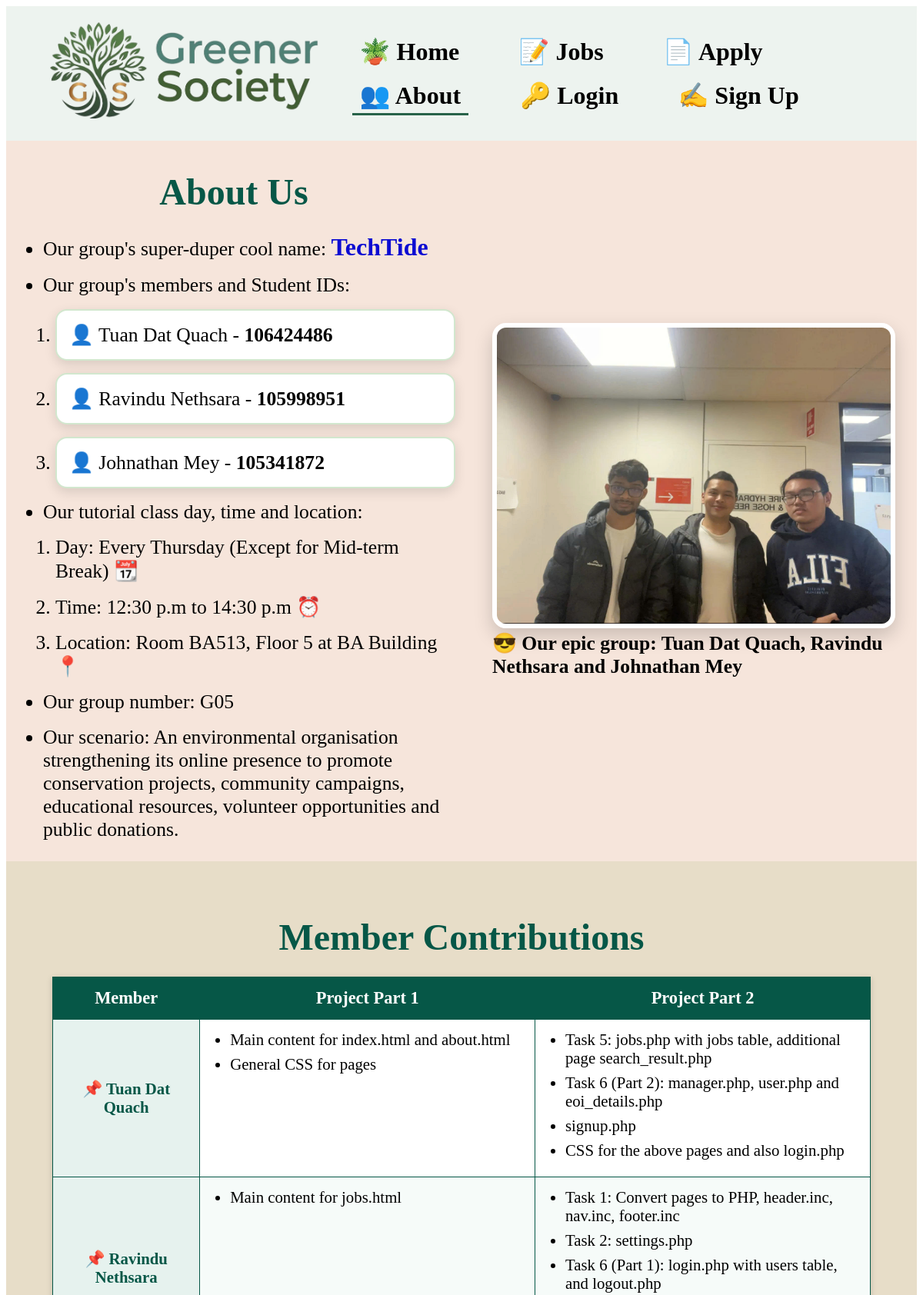
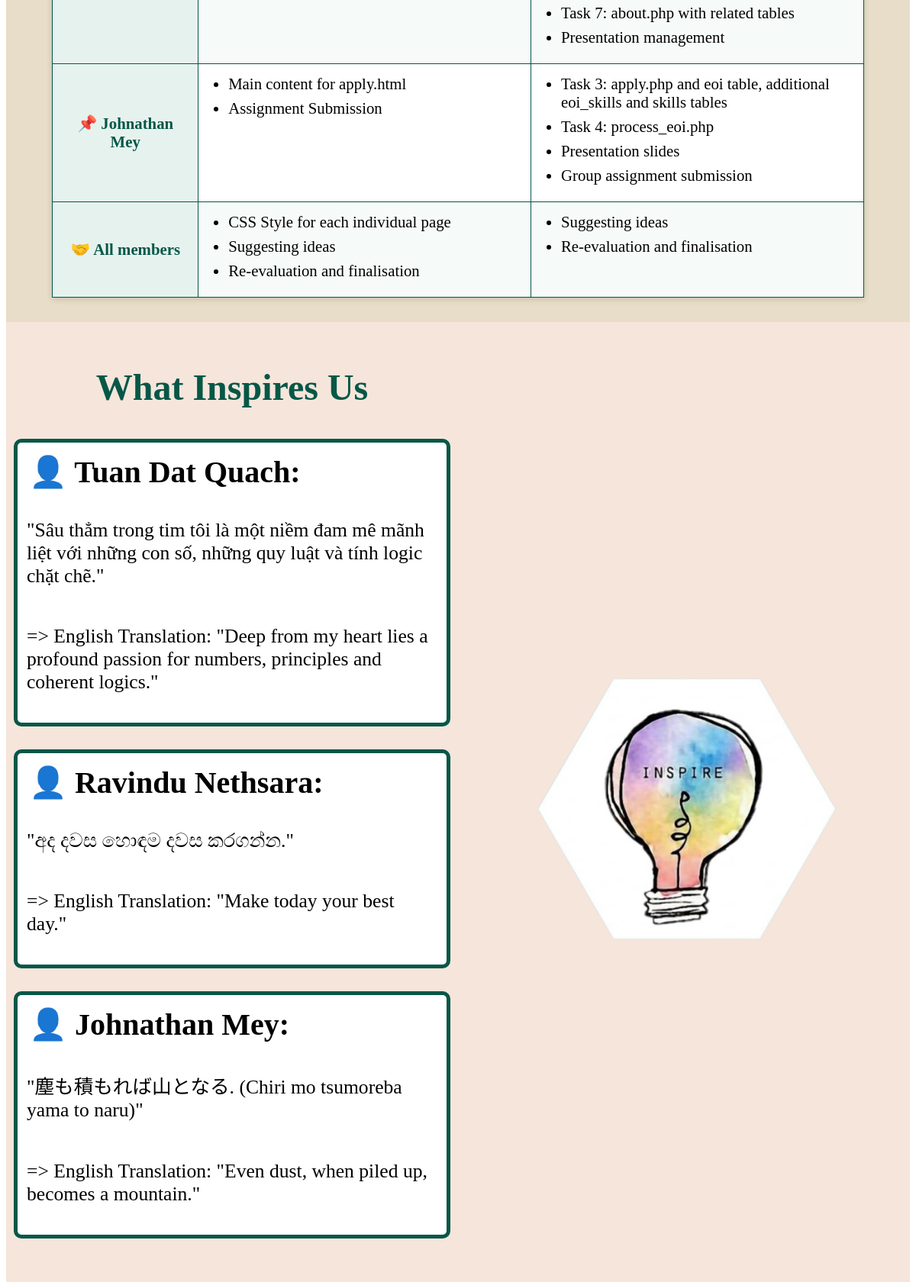
Page /about.php (upper part) on the committed database (2 pictures, top to bottom).
### tables this page shows
CREATE TABLE `group_details` (
  `id` int(11) NOT NULL,
  `group_name` varchar(50) NOT NULL,
  `tutorial_day` varchar(100) NOT NULL,
  `tutorial_time` varchar(50) NOT NULL,
  `tutorial_location` varchar(100) NOT NULL,
  `group_number` varchar(10) NOT NULL,
  `scenario` text NOT NULL,
  `group_photo` varchar(255) NOT NULL
);

CREATE TABLE `team_members` (
  `id` int(11) NOT NULL,
  `name` varchar(100) NOT NULL,
  `student_id` varchar(30) NOT NULL,
  `quote_original` text NOT NULL,
  `quote_translation` text NOT NULL
);

### about.php (the view, shortened to what this page needs)
<?php
require_once 'settings.php';
function escape_html($text) {
    return htmlspecialchars($text ?? '', ENT_QUOTES, 'UTF-8');
}
function build_task_list_html($tasks_by_project, $project_number) {
    $list_html = '<ul>';
    foreach ($tasks_by_project[$project_number] as $task_description) {
        $list_html .= '<li>' . escape_html($task_description) . '</li>';
    }
    return $list_html . '</ul>';
}
function build_member_names_sentence($member_names) {
    $name_count = count($member_names);
    $last_member_name = array_pop($member_names);
    return implode(', ', $member_names) . ' and ' . $last_member_name;
}
$group_details = [];
$group_query_result = mysqli_query($conn, "SELECT * FROM group_details LIMIT 1");
if ($group_query_result) {
    $group_details = mysqli_fetch_assoc($group_query_result) ?: [];
}
$team_members = [];
$members_query_result = mysqli_query($conn, "SELECT id, name, student_id, quote_original, quote_translation FROM team_members ORDER BY id ASC");
while ($members_query_result && $member_row = mysqli_fetch_assoc($members_query_result)) {
    $team_members[] = $member_row;
}
$member_names = array_column($team_members, 'name');
$member_names_sentence = build_member_names_sentence($member_names);
$group_photo_caption = 'Our epic group';
if ($member_names_sentence !== '') {
    $group_photo_caption .= ': ' . $member_names_sentence;
}
$group_photo_alt_text = 'Group photo of ' . ($group_details['group_number'] ?? '') . ' - ' . ($group_details['group_name'] ?? '');
$contributions_by_member = [];
$contributions_query_result = mysqli_query($conn, "SELECT member_id, project, task FROM member_contributions ORDER BY project, id");
while ($contributions_query_result && $contribution_row = mysqli_fetch_assoc($contributions_query_result)) {
    $contributions_by_member[$contribution_row['member_id']][$contribution_row['project']][] = $contribution_row['task'];
}
$shared_tasks_by_project = [];
$shared_query_result = mysqli_query($conn, "SELECT project, task FROM shared_tasks ORDER BY project, id");
while ($shared_query_result && $shared_task_row = mysqli_fetch_assoc($shared_query_result)) {
    $shared_tasks_by_project[$shared_task_row['project']][] = $shared_task_row['task'];
}
?>
<!DOCTYPE html>
<html lang="en">
<head>
    <link rel="stylesheet" href="styles/styles.css">
    <link rel="stylesheet" href="https://cdnjs.cloudflare.com/ajax/libs/font-awesome/6.5.1/css/all.min.css">
</head>
<body class="about-page">
<?php include 'header.inc'; ?>
        <main>
            <section class="about-us" aria-labelledby="section-title1">
                <div class="about-group">
                <h1 class="about-titles" id="section-title1">  About Us </h1>
                <ul>
                    <li> Our group's super-duper cool name: <strong id="epic-name"> <?= escape_html($group_details['group_name'] ?? '') ?> </strong> </li>
                    <li> Our group's members and Student IDs:
                        <ol class="student-id">
                            <?php foreach ($team_members as $member): ?>
                            <li> <span aria-hidden="true"> 👤 </span> <?= escape_html($member['name']) ?> - <strong> <?= escape_html($member['student_id']) ?> </strong> </li>
                            <?php endforeach; ?>
                        </ol>
                    </li>
                    <li> Our tutorial class day, time and location:
                        <ol>
                            <li> Day: <?= escape_html($group_details['tutorial_day'] ?? '') ?> <span aria-hidden="true"> 📆 </span> </li>
                            <li> Time: <?= escape_html($group_details['tutorial_time'] ?? '') ?> <span aria-hidden="true"> ⏰ </span> </li>
                            <li> Location: <?= escape_html($group_details['tutorial_location'] ?? '') ?> <span aria-hidden="true"> 📍 </span> </li>
                        </ol>
                    </li>
                    <li> Our group number: <?= escape_html($group_details['group_number'] ?? '') ?> </li>
                    <li> Our scenario: <?= escape_html($group_details['scenario'] ?? '') ?> </li>
                </ul>
                </div>
                <div class="group-photo">
                <?php if (!empty($group_details['group_photo'])): ?>
                <figure>
                    <img src="<?= escape_html($group_details['group_photo']) ?>" alt="<?= escape_html($group_photo_alt_text) ?>">
                    <figcaption id="about-caption1"> <strong> <span aria-hidden="true"> 😎 </span> <?= escape_html($group_photo_caption) ?> </strong> </figcaption>
                </figure>
                <?php endif; ?>
                </div>
            </section>
            <section class="member-contributions" aria-labelledby="section-title2">
                <h2 class="about-titles" id="section-title2"> Member Contributions </h2>
                <table class="contribution-table">
                    <thead>
                        <tr>
                            <th scope="col" class="table-header"> Member </th>
                            <th scope="col" class="table-header"> Project Part 1 </th>
                            <th scope="col" class="table-header"> Project Part 2 </th>
                        </tr>
                    </thead>
                    <tbody>
                        <?php foreach ($team_members as $member): ?>
                        <tr>
                            <th scope="row"> <span aria-hidden="true"> 📌 </span> <?= escape_html($member['name']) ?> </th>
                            <td> <?= build_task_list_html($contributions_by_member[$member['id']] ?? [], 1) ?> </td>
                            <td> <?= build_task_list_html($contributions_by_member[$member['id']] ?? [], 2) ?> </td>
                        </tr>
                        <?php endforeach; ?>
                        <tr>
                            <th scope="row"> <span aria-hidden="true"> 🤝 </span> All members </th>
                            <td> <?= build_task_list_html($shared_tasks_by_project, 1) ?> </td>
                            <td> <?= build_task_list_html($shared_tasks_by_project, 2) ?> </td>
                        </tr>
                    </tbody>
                </table>
            </section>
            <br>
            <section class="individual-quotes" aria-labelledby="section-title3">
                <div class="inspiration">
                <h2 class="about-titles" id="section-title3"> What Inspires Us </h2>
                <br>
                    <?php foreach ($team_members as $member): ?>
                    <div class="quote">
                    <h3 class="member-name2"> <span aria-hidden="true"> 👤 </span> <?= escape_html($member['name']) ?>: </h3>
                    <p> "<?= escape_html($member['quote_original']) ?>" </p>
                    <p> => English Translation: "<?= escape_html($member['quote_translation']) ?>" </p>
                    </div>
                    <br>
                    <?php endforeach; ?>
                    <br>
                </div>
                <div class="inspirative-image">
                <figure>
                    <img src="Images/description_image4.png" alt="description image for inspiration">
                </figure>
                </div>
            </section>
        </main>
        <?php include 'footer.inc'; ?>
</body>
</html>

### header.inc (shortened to what this page needs)
<header class="navigation">
    <figure>
        <img id="company_logo"
             src="Images/Official_Company_Logo.png"
             alt="Greener Society's Company Logo">
    </figure>
    <?php include 'nav.inc'; ?>
</header>

### nav.inc (shortened to what this page needs)
<?php
$current_page = basename($_SERVER['PHP_SELF']);
$current_parameters = $_GET;
$current_parameters['confirm_logout'] = '1';
$logout_url = $current_page . '?' . http_build_query($current_parameters);
$saved_url = htmlspecialchars($logout_url, ENT_QUOTES, 'UTF-8');
?>
<nav aria-label="Main navigation">
    <ul id="menu">
        <li>
            <a href="index.php">
                <span aria-hidden="true"> 🪴 </span> Home
            </a>
        </li>
        <li>
            <a href="jobs.php">
                <span aria-hidden="true"> 📝 </span> Jobs
            </a>
        </li>
        <li>
            <a href="apply.php">
                <span aria-hidden="true"> 📄 </span> Apply
            </a>
        </li>
        <li>
            <a href="about.php">
                <span aria-hidden="true"> 👥 </span> About
            </a>
        </li>
        <?php if (!empty($_SESSION['user_id'])): ?>
            <?php if (($_SESSION['role'] ?? '') === 'Manager'): ?>
                <li>
                    <a href="manager.php">
                        <span aria-hidden="true"> 📊 </span> Manager
                    </a>
                </li>
            <?php else: ?>
                <li>
                    <a href="user.php">
                        <span aria-hidden="true"> 👤 </span> User
                    </a>
                </li>
            <?php endif; ?>
            <li>
                <a href="<?php echo $saved_url; ?>">
                    <span aria-hidden="true"> 🚪 </span> Logout
                </a>
            </li>
        <?php else: ?>
            <li>
                <a href="login.php">
                    <span aria-hidden="true"> 🔑 </span> Login
                </a>
            </li>
            <li>
                <a href="signup.php">
                    <span aria-hidden="true"> ✍️ </span> Sign Up
                </a>
            </li>
        <?php endif; ?>
    </ul>
</nav>

### footer.inc (shortened to what this page needs)
</body>
</html>

### styles/styles.css (style rules this page uses)
body { font-family: 'Times New Roman', Arial, sans-serif; }
main { background-color: #f6e5db; }
.navigation img { width: 30vw; }
.navigation { display: flex; align-items: center; padding: 0px 10px; background-color: #edf3ef; box-sizing: border-box; }
.navigation nav { flex: 1; }
#menu { display: flex; flex-wrap: wrap; justify-content: flex-start; gap: 1.2rem 2.5rem; list-style-type: none; margin: 0; padding: 0; }
#menu a { text-decoration: none; white-space: nowrap; color: black; font-weight: bold; font-size: 2rem; margin-right: 1.5vw; padding: 0.3rem 0.6rem; }
.index-page nav a[href="index.php"], .jobs-page nav a[href="jobs.php"], .apply-page nav a[href="apply.php"], .about-page nav a[href="about.php"], .manager-page nav a[href="manager.php"], .manager-page nav a[href="user.php"], .signup-page nav a[href="signup.php"], .login-page nav a[href="login.php"] { border-bottom: 3px solid #276249; }
.about-us { display: grid; grid-template-columns: repeat(2,1fr); align-items: center; }
.about-group { font-size: 1.6rem; margin-left: 0.5rem; margin-right: 0.5rem; }
.about-group ol { margin: 0; padding-left: 1rem; }
.about-group ul li { margin-top: 1rem; }
.student-id li { background: white; padding: 1rem 1rem; border-radius: 15px; border: 2px solid #d2e7ce; box-shadow: 0 5px 15px rgba(0, 0, 0, 0.12); }
#epic-name { color:#0C0CD2; font-size: 2rem; }
.group-photo img { max-width: 100%; border-radius: 18px; border: 6px solid white; box-shadow: 0 10px 25px rgba(0, 0, 0, 0.18); }
#about-caption1 { margin: 0; font-size: 1.6rem; }
.individual-quotes { display: grid; grid-template-columns: repeat(2,1fr); align-items: center; }
.inspiration { font-size: 1.6rem; margin-left: 10px; margin-right: 10px; margin-top: 0px; }
.quote { border: 5px solid #065747; background-color: #ffffff; border-radius: 10px; }
.quote p { padding: 1vw; }
.inspirative-image img { width: 100%; height: auto; }
.member-name2 { font-weight: bold; font-size: 2.5rem; margin: 15px; }
.about-page th { padding: 1rem; background-color: #03e491; border: 2px solid; }
.about-page td, .about-page th:not(.table-header) { padding: 1vw; background-color:rgb(243, 232, 232); border: 2px solid; }
.about-page section.member-contributions { display: block; overflow-x: auto; padding: 2rem 5vw; background-color: #E7DDC8; }
.about-page section.member-contributions .about-titles { text-align: center; margin-bottom: 1.5rem; }
.about-page .contribution-table { width: 100%; max-width: 1200px; min-width: 700px; margin: 0 auto; border-collapse: collapse; background: #ffffff; font-size: 1.3rem; box-shadow: 0 2px 8px rgba(0, 0, 0, 0.15); }
.about-page .contribution-table th, .about-page .contribution-table td { border: 1px solid #065747; padding: 14px 18px; text-align: left; vertical-align: top; cursor: default; }
.about-page .contribution-table thead th { background: #065747; color: #ffffff; font-size: 1.4rem; text-align: center; }
.about-page .contribution-table tbody th { background: #e6f2ee; color: #065747; width: 18%; vertical-align: middle; text-align: center; }
.about-page .contribution-table td { width: 41%; background: #ffffff; }
.about-page .contribution-table tbody tr:nth-child(even) td { background: #f6fbf9; }
.about-page .contribution-table ul { margin: 0; padding-left: 1.3rem; }
.about-page .contribution-table li { margin-bottom: 8px; }

### about.php (style rules this page uses)
.about-titles { color: #065747; font-size: 3rem; text-align: center; margin-bottom: 10px; }

### rows in the picture
group_details: group_name "TechTide", tutorial_day "Every Thursday (Except for Mid-term Break)", tutorial_time "12:30 p.m to 14:30 p.m", tutorial_location "Room BA513, Floor 5 at BA Building", group_number "G05", scenario "An environmental organisation strengthening its online presence to promote conservation projects, community campaigns, educational resources, volunteer opportunities and public donations.", group_photo (picture)
team_members: name "Tuan Dat Quach", student "106424486", task_description "Main content for index.html and about.html", task_description "General CSS for pages", task_description "Task 5: jobs.php with jobs table, additional page search_result.php", task_description "Task 6 (Part 2): manager.php, user.php and eoi_details.php", task_description "signup.php", task_description "CSS for the above pages and also login.php", quote_original "Sâu thẳm trong tim tôi là một niềm đam mê mãnh liệt với những con số, những quy luật và tính logic chặt chẽ.", quote_translation "Deep from my heart lies a profound passion for numbers, principles and coherent logics."
team_members: name "Ravindu Nethsara", student "105998951", task_description "Main content for jobs.html", task_description "Task 1: Convert pages to PHP, header.inc, nav.inc, footer.inc", task_description "Task 2: settings.php", task_description "Task 6 (Part 1): login.php with users table, and logout.php", task_description "Task 7: about.php with related tables", task_description "Presentation management", quote_original "අද දවස හොඳම දවස කරගන්න.", quote_translation "Make today your best day."
team_members: name "Johnathan Mey", student "105341872", task_description "Main content for apply.html", task_description "Assignment Submission", task_description "Task 3: apply.php and eoi table, additional eoi_skills and skills tables", task_description "Task 4: process_eoi.php", task_description "Presentation slides", task_description "Group assignment submission", quote_original "塵も積もれば山となる. (Chiri mo tsumoreba yama to naru)", quote_translation "Even dust, when piled up, becomes a mountain."

### other values in the picture
escape_html($group_photo_caption) "Our epic group: Tuan Dat Quach, Ravindu Nethsara and Johnathan Mey"
escape_html($task_description) "CSS Style for each individual page"
escape_html($task_description) "Suggesting ideas"
escape_html($task_description) "Re-evaluation and finalisation"
